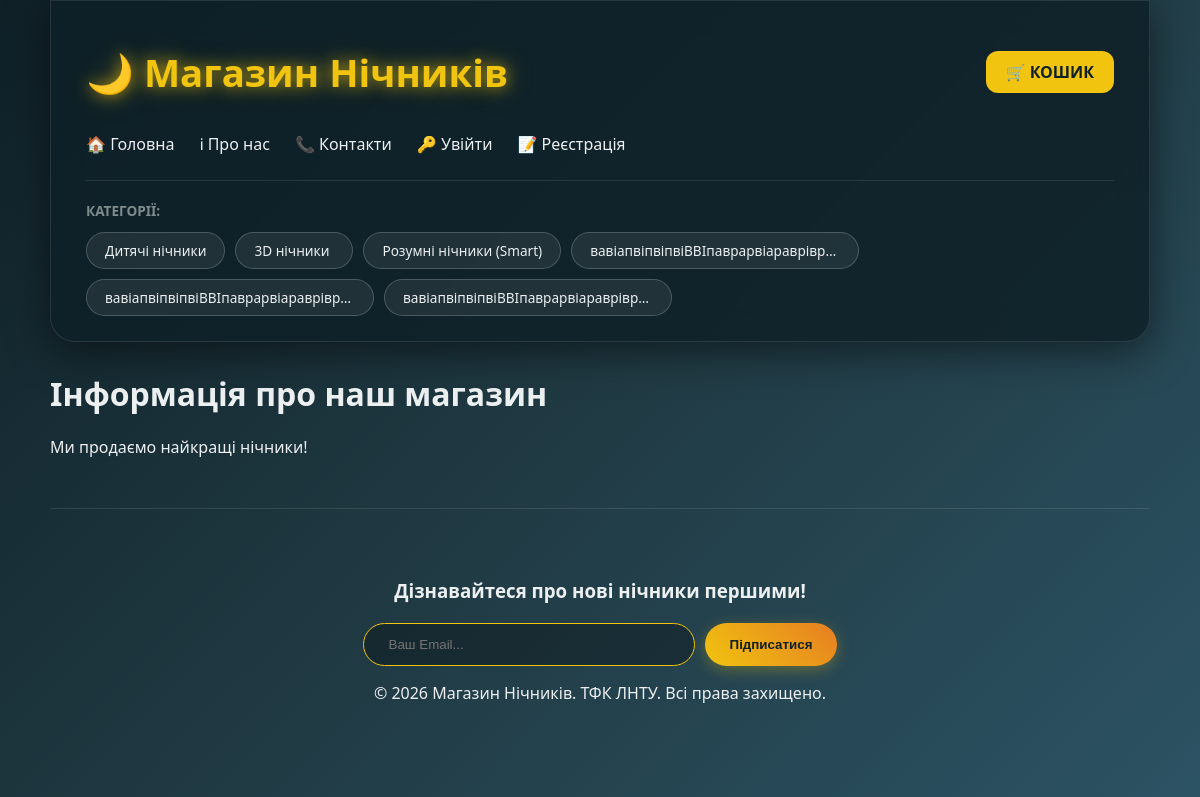
The app's page /info/ with its own data.
### mainapp/models.py (models this page shows, shortened)
class Category(models.Model):
    name = models.CharField(max_length=100, verbose_name="Назва категорії")
    created_at = models.DateTimeField(auto_now_add=True, verbose_name="Створено о")
    updated_at = models.DateTimeField(auto_now=True, verbose_name="Оновлено о")
    class Meta:
        verbose_name = "Категорія"
        verbose_name_plural = "Категорії"

### mainapp/views.py (the view)
# urls.py: path('info/', views.page1_view, name='info'),
def page1_view(request):
    categories = Category.objects.all()
    return render(request, 'info.html', {'title': 'Про нас', 'heading': 'Інформація про наш магазин',
                                         'content': 'Ми продаємо найкращі нічники!', 'categories': categories,
                                         'is_home': False})

### mainapp/context_processors.py (called while the page is built)
def cart_total(request):
    total_quantity = 0
    if request.session.session_key:
        order = Order.objects.filter(session_key=request.session.session_key, is_completed=False).first()
        if order:
            total_quantity = sum(item.quantity for item in order.items.all())
    return {'cart_total_quantity': total_quantity}

def categories_processor(request):
    return {'categories': Category.objects.all()}

### templates/info.html
{% extends 'base.html' %}
{% block content %}
    <h1>{{ heading }}</h1>
    <p>{{ content }}</p>
{% endblock %}

### templates/base.html (shortened to what this page needs)
{% load static %}
<!DOCTYPE html>
<html lang="uk">
<head>
    <link rel="stylesheet" href="{% static 'css/style.css' %}">
</head>
<body>
    <div class="container">
        <header>
            <div class="header-top">
                <h2><a href="{% url 'home' %}" class="logo-link">🌙 Магазин Нічників</a></h2>
                <div class="header-right">
                  <a href="{% url 'cart' %}" class="cart-link-btn">
    🛒 КОШИК
</a>
                </div>
            </div>
            <nav class="main-nav">
                <a href="{% url 'home' %}">🏠 Головна</a>
                <a href="{% url 'info' %}">ℹ Про нас</a>
                <a href="{% url 'contacts' %}">📞 Контакти</a>
                {% if user.is_authenticated %}
        <a href="{% url 'profile' %}" style="color: #f1c40f;">👤 Кабінет ({{ user.username }})</a>
        <form action="{% url 'logout' %}" method="post" style="display:inline;">
            {% csrf_token %}
            <button type="submit" style="background:none; border:none; color: white; cursor: pointer; font-family: inherit; font-size: 16px;">🚪 Вийти</button>
        </form>
    {% else %}
        <a href="{% url 'login' %}">🔑 Увійти</a>
        <a href="{% url 'register' %}">📝 Реєстрація</a>
    {% endif %}
            </nav>
            <div class="menu-categories">
                <span>Категорії:</span>
                <div class="categories-list">
                    {% for cat in categories %}
                        <a href="{% url 'category' cat.id %}" class="category-pill">{{ cat.name }}</a>
                    {% endfor %}
                </div>
            </div>
        </header>
        <main>
            {% block content %}{% endblock %}
        </main>
        <footer class="site-footer">
            <div class="newsletter-section">
                <h3>Дізнавайтеся про нові нічники першими!</h3>
                <form action="{% url 'subscribe_newsletter' %}" method="POST" class="newsletter-form">
                    <input type="email" name="email" placeholder="Ваш Email..." required>
                    <button type="submit" class="cart-btn">Підписатися</button>
                </form>
            </div>
            <div class="footer-bottom">
                <p>&copy; 2026 Магазин Нічників. ТФК ЛНТУ. Всі права захищено.</p>
            </div>
        </footer>
    </div>
</body>
</html>

### mainapp/static/css/style.css (style rules this page uses)
body { font-family: 'Segoe UI', Tahoma, Geneva, Verdana, sans-serif; margin: 0; padding: 0; background: linear-gradient(135deg, #0f2027, #203a43, #2c5364); color: #ecf0f1; min-height: 100vh; }
.container { max-width: 1100px; margin: 0 auto; padding: 0 20px; }
a { text-decoration: none; color: inherit; }
header { background: rgba(15, 32, 39, 0.85); backdrop-filter: blur(15px); padding: 25px 35px; border-radius: 0 0 25px 25px; border: 1px solid rgba(255, 255, 255, 0.1); box-shadow: 0 10px 40px rgba(0, 0, 0, 0.5); margin-bottom: 30px; }
.header-top { display: flex; justify-content: space-between; align-items: center; margin-bottom: 15px; }
.logo-link { color: #f1c40f !important; font-size: 1.6em; font-weight: bold; text-decoration: none; text-shadow: 0 0 15px rgba(241, 196, 15, 0.7), 0 0 30px rgba(241, 196, 15, 0.3); transition: 0.3s; }
.cart-link-btn { background: #f1c40f; color: #0f2027 !important; padding: 10px 20px; border-radius: 12px; font-weight: 800; display: flex; gap: 8px; align-items: center; }
.main-nav { display: flex; gap: 25px; margin-bottom: 10px; }
.menu-categories { margin-top: 10px; padding-top: 20px; border-top: 1px solid rgba(255, 255, 255, 0.1); display: flex; flex-wrap: wrap; gap: 10px; }
.menu-categories { margin-top: 25px; padding-top: 20px; border-top: 1px solid rgba(255, 255, 255, 0.1); display: flex; flex-wrap: wrap; gap: 12px; align-items: center; }
.menu-categories span { color: #7f8c8d; font-size: 0.8em; font-weight: bold; text-transform: uppercase; margin-right: 10px; }
.menu-categories a { background: rgba(255, 255, 255, 0.07); color: #ecf0f1; padding: 8px 18px; border-radius: 20px; border: 1px solid rgba(255, 255, 255, 0.2); text-decoration: none; font-size: 0.85em; display: inline-block; min-width: 80px; max-width: 250px; white-space: nowrap; overflow: hidden; text-overflow: ellipsis; transition: all 0.3s ease; }
.categories-list { display: flex; flex-wrap: wrap; gap: 10px; }
.category-pill { background: rgba(255, 255, 255, 0.07); color: #ecf0f1 !important; padding: 6px 15px; border-radius: 20px; border: 1px solid rgba(255, 255, 255, 0.2); font-size: 0.82em; transition: 0.3s; display: inline-block; max-width: 140px; white-space: nowrap; overflow: hidden; text-overflow: ellipsis; vertical-align: middle; }
.menu-categories span { color: #7f8c8d; font-size: 0.85em; font-weight: bold; text-transform: uppercase; flex-shrink: 0; }
.site-footer { margin-top: 50px; border-top: 1px solid rgba(255,255,255,0.1); padding: 50px 0; text-align: center; }
.newsletter-form { display: flex; gap: 10px; justify-content: center; margin-top: 20px; }
.newsletter-form input { padding: 12px 25px; border-radius: 30px; border: 1px solid #f1c40f; background: rgba(0,0,0,0.3); color: white; width: 280px; outline: none; }
.cart-btn { background: linear-gradient(45deg, #f1c40f, #e67e22); color: #0f2027; border: none; padding: 12px 30px; font-weight: bold; border-radius: 30px; cursor: pointer; }
.cart-btn { display: inline-flex; align-items: center; background: linear-gradient(45deg, #f1c40f, #e67e22); color: #0f2027 !important; padding: 14px 25px; border-radius: 30px; font-weight: bold; box-shadow: 0 4px 15px rgba(241, 196, 15, 0.3); white-space: nowrap; }

### records on screen
Category: name "Дитячі нічники"
Category: name "3D нічники"
Category: name "Розумні нічники (Smart)"
Category: name "вавіапвіпвіпвіВВІпаврарвіараврівр…"
Category: name "вавіапвіпвіпвіВВІпаврарвіараврівр…"
Category: name "вавіапвіпвіпвіВВІпаврарвіараврівр…"

### other values on screen
{{ heading }} "Інформація про наш магазин"
{{ content }} "Ми продаємо найкращі нічники!"
